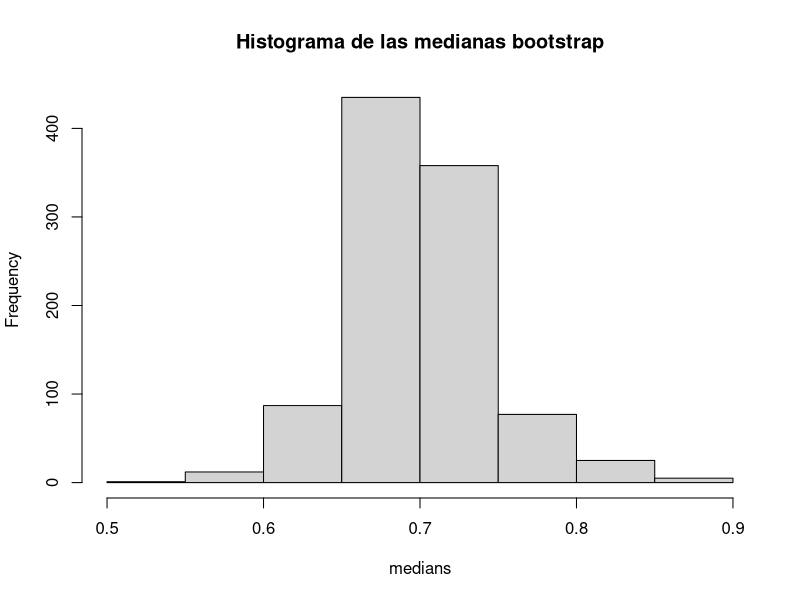
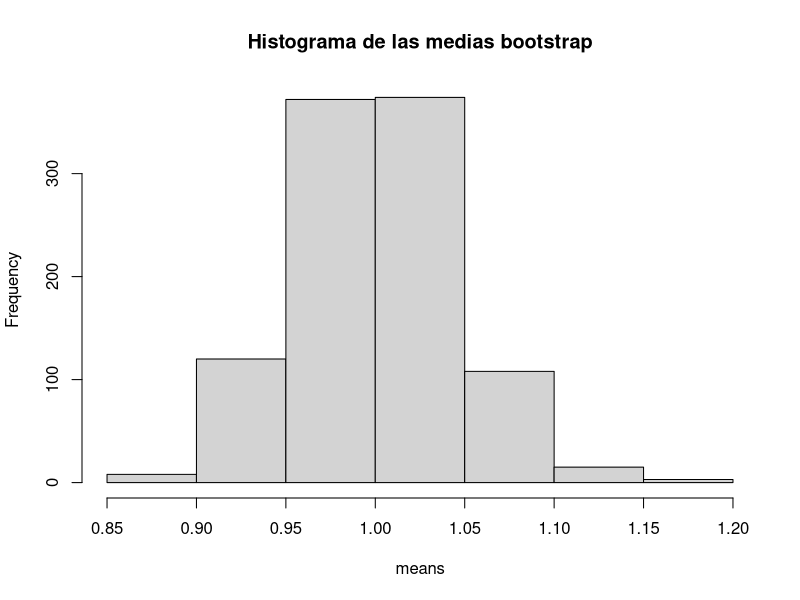

R code for these plots, in order:
set.seed(2023)
n <- 500 
sexp <- rexp(n)
sample_mean <- mean(sexp)
sample_median <- median(sexp)
N <- 1000
samples <- list()

for (i in 1:N){
  new_sample <- sample(sexp, n, replace=TRUE)
  samples <- append(samples, list(new_sample))
}

medians <- c()
means <- c()

for (bootstrap_sample in samples){
  medians <- c(medians, median(bootstrap_sample))
  means <- c(means, mean(bootstrap_sample))
}

hist(medians, main="Histograma de las medianas bootstrap")
hist(means, main="Histograma de las medias bootstrap")

kde_medians <- density(medians)
kde_means <- density(means)

alpha <- 0.05

z <- qnorm(1-alpha/2) 
ic_bootstrap_median <- c(sample_median - z*sd(medians), sample_median + z*sd(medians))
ic_bootstrap_mean <- c(sample_mean - z*sd(means), sample_mean + z*sd(means))